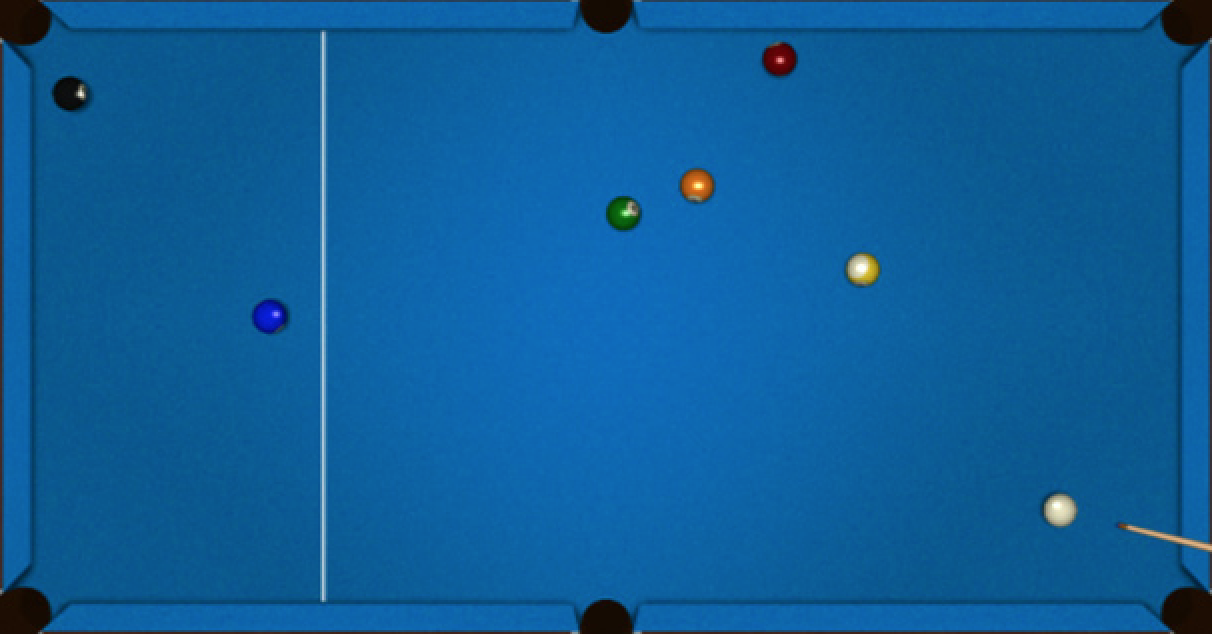
//> input picture Ccode/Edison_physics_cpp/simple_game_crop.png, 1212 x 634 px
$ ./main   (built with g++ and OpenCV 4)
//> lines starting //> are read from the running program, lines starting //| are printed output that depends on the picture
### Ccode/Full Code/mathUtility.h
#ifndef mathUtility_h
#define mathUtility_h

#include "math.h"
#include "opencv2/imgproc/imgproc.hpp"
#include "opencv2/highgui/highgui.hpp"

using namespace cv;

class Vector2D{
public:
	Vector2D(){};
	~Vector2D(){};
	Vector2D(float x_factor, float y_factor){
		this-> x_factor = x_factor;
		this-> y_factor = y_factor;
	}
	Vector2D(Point2f from_point, Point2f to_point){
		x_factor = to_point.x - from_point.x;
		y_factor = to_point.y - from_point.y;
	}

	float getX(){return x_factor;}
	void  setX(float x){this->x_factor = x;}
	float getY(){return y_factor;}
	void  setY(float y){this->y_factor = y;}

	Vector2D getVector(){return Vector2D(x_factor, y_factor);}

	float length(){return sqrt(x_factor * x_factor + y_factor * y_factor);}

	Vector2D add(Vector2D vector){return Vector2D(x_factor + vector.x_factor, y_factor + vector.y_factor);}

	Vector2D subtract(Vector2D vector){return Vector2D(x_factor -vector.x_factor, y_factor - vector.y_factor);}

	Vector2D scale(float scale){return Vector2D(x_factor * scale, y_factor * scale);}

	Vector2D normal(){return Vector2D(y_factor, -1 * x_factor);}

private:
	float x_factor;
	float y_factor;
};


class Linear_function{
public:
	float slope;
	float constant;

	Linear_function(){};
	~Linear_function(){};
	Linear_function(Point2f point1, Point2f point2);
	Linear_function(float slope, float constant);
	Linear_function(Point2f point,Vector2D vector);
	float getValue(float x);
};

int distance(Point2f point1, Point2f point2);


#endif

### Ccode/Full Code/Table.h
#ifndef Table_h
#define Table_h

//#include <stdio.h>
#include <vector>
#include "mathUtility.h"
#include "math.h"


class Pocket{
public:
	Point2f position;
	int number;

	Pocket(){};
	~Pocket(){};
	Pocket(int number, Point2f position);
	int getNumber();
	void setNumber(int number);
	Point2f getPosition();
	void setPosition(Point2f point);
};


class Cue{
public:
	Point2f position;
	Vector2D velocity;

	Cue(){};
	~Cue(){};
	Cue(Point2f position);
	Point2f getPosition();
	void setPosition(Point2f point);
	Vector2D getVelocity();
	void setVelocity(Vector2D velocity);

};


class Table{
public:
	int width;
	int length;

	Pocket pocket1;
	Pocket pocket2;
	Pocket pocket3;
	Pocket pocket4;
	Pocket pocket5;
	Pocket pocket6;

	//Pocket* pockets;
	std::vector<Pocket> pockets;

	Table(){};
	~Table();
	Table(int width, int length);
	int getLength();
	void setLength(int length);
	int getWidth();
	void setWidth(int width);
	Pocket getPocket(int number);
	void showPockets();

private:

};
#endif

### Ccode/Full Code/BilliardGame.h
#ifndef BilliardGame_h
#define BilliardGame_h
#include "stdafx.h"
#include <iostream>
#include "BilliardBall.h"
#include "Table.h"
#include "config.h"
#include <algorithm>
using namespace std;

class BilliardGame{
public:
	Table table;

	BilliardBall whiteBall;
	BilliardBall yellowBall;
	BilliardBall blueBall;
	BilliardBall redBall;
	BilliardBall purpleBall;
	BilliardBall orangeBall;
	BilliardBall greenBall;
	BilliardBall brownBall;
	BilliardBall blackBall;
	BilliardBall strYellowBall;
	BilliardBall strBlueBall;
	BilliardBall strRedBall;
	BilliardBall strPurpleBall;
	BilliardBall strOrangeBall;
	BilliardBall strGreenBall;
	BilliardBall strBrownBall;

	BilliardBall balls[16];

	BilliardGame();
	BilliardGame(vector<Point2f> ballCenters, vector<int> ballIds, vector<float> ballRadii, Size inSize,
		vector<Point2f>* collisionCircles, vector<float>* collisionRadii, vector<Point2f>* shotLines);
	~BilliardGame(){};
	BilliardBall getCollisionPos(BilliardBall* moveBall, BilliardBall* stayBall);
	void transformBall(int num, Vector2D move);
	Pocket getClosestPocket(BilliardBall ball);
	BilliardBall getCollisionPos(Pocket pocket, BilliardBall ball, BilliardBall cueBall);
	bool checkBallInteraction(BilliardBall ball, BilliardBall cueBall);
	Pocket getPocket(BilliardBall ball, BilliardBall cueBall);

};


#endif

### Ccode/Full Code/stdafx.h
// stdafx.h : include file for standard system include files,
// or project specific include files that are used frequently, but
// are changed infrequently
//

#pragma once

#include "targetver.h"

#include <stdio.h>
#include <tchar.h>


// TODO: reference additional headers your program requires here

### Ccode/Edison_physics_cpp/Table.h
#ifndef Table_h
#define Table_h

//#include <stdio.h>
#include <vector>
#include "mathUtility.h"
#include "math.h"


class Pocket{
public:
	Point2f position;
	int number;

	Pocket(){};
	~Pocket(){};
	Pocket(int number, Point2f position);
	int getNumber();
	void setNumber(int number);
	Point2f getPosition();
	void setPosition(Point2f point);
};


class Cue{
public:
	Point2f position;
	Vector2D velocity;

	Cue(){};
	~Cue(){};
	Cue(Point2f position);
	Point2f getPosition();
	void setPosition(Point2f point);
	Vector2D getVelocity();
	void setVelocity(Vector2D velocity);

};


class Table{
public:
	int width;
	int length;

	Pocket pocket1;
	Pocket pocket2;
	Pocket pocket3;
	Pocket pocket4;
	Pocket pocket5;
	Pocket pocket6;

	//Pocket* pockets;
	std::vector<Pocket> pockets;

	Table(){};
	~Table();
	Table(int width, int length);
	int getLength();
	void setLength(int length);
	int getWidth();
	void setWidth(int width);
	Pocket getPocket(int number);
	void showPockets();

private:

};
#endif

### Ccode/Edison_physics_cpp/mathUtility.h
#ifndef mathUtility_h
#define mathUtility_h

#include "math.h"
#include "opencv2/imgproc/imgproc.hpp"
#include "opencv2/highgui/highgui.hpp"

using namespace cv;

class Vector2D{
public:
	Vector2D(){};
	~Vector2D(){};
	Vector2D(float x_factor, float y_factor){
		this-> x_factor = x_factor;
		this-> y_factor = y_factor;
	}
	Vector2D(Point2f from_point, Point2f to_point){
		x_factor = to_point.x - from_point.x;
		y_factor = to_point.y - from_point.y;
	}

	float getX(){return x_factor;}
	void  setX(float x){this->x_factor = x;}
	float getY(){return y_factor;}
	void  setY(float y){this->y_factor = y;}

	Vector2D getVector(){return Vector2D(x_factor, y_factor);}

	float length(){return sqrt(x_factor * x_factor + y_factor * y_factor);}

	Vector2D add(Vector2D vector){return Vector2D(x_factor + vector.x_factor, y_factor + vector.y_factor);}

	Vector2D subtract(Vector2D vector){return Vector2D(x_factor -vector.x_factor, y_factor - vector.y_factor);}

	Vector2D scale(float scale){return Vector2D(x_factor * scale, y_factor * scale);}

	Vector2D normal(){return Vector2D(y_factor, -1 * x_factor);}

private:
	float x_factor;
	float y_factor;
};


class Linear_function{
public:
	float slope;
	float constant;

	Linear_function(){};
	~Linear_function(){};
	Linear_function(Point2f point1, Point2f point2);
	Linear_function(float slope, float constant);
	Linear_function(Point2f point,Vector2D vector);
	float getValue(float x);
};

int distance(Point2f point1, Point2f point2);


#endif

### Ccode/Edison_physics_cpp/BilliardBall.h
#ifndef BilliardBall_h
#define BilliardBall_h
#include "mathUtility.h"

//#include <stdio.h>

class BilliardBall{
public:
	BilliardBall();
	~BilliardBall();
	BilliardBall(int ballNum, float radius, Point2f position);
	void setPosition(float x, float y);
	void setPosition(Point2f point);
	Point2f getPosition();
	int getNumber();
	void setNumber(int number);
	float getRadius();
	void setRadius(float radius);
	Vector2D getVelocity();
	void setVelocity(Vector2D velocity);
	void move(Vector2D move);
	void addVelocity(Vector2D amount);
	bool checkInPocket();
	void setPocket(bool status);

	Point2f position;
	int number;
	int radius;
	Vector2D velocity;
	float speed;
	bool inPocket;
};


#endif

### Ccode/Edison_physics_cpp/BilliardGame.h
#ifndef BilliardGame_h
#define BilliardGame_h

#include <iostream>
#include "BilliardBall.h"
#include "Table.h"
#include "config.h"
using namespace std;

class BilliardGame{
public:
	Table table;

	BilliardBall whiteBall;
	BilliardBall yellowBall;
	BilliardBall blueBall;
	BilliardBall redBall;
	BilliardBall purpleBall;
	BilliardBall orangeBall;
	BilliardBall greenBall;
	BilliardBall brownBall;
	BilliardBall blackBall;
	BilliardBall strYellowBall;
	BilliardBall strBlueBall;
	BilliardBall strRedBall;
	BilliardBall strPurpleBall;
	BilliardBall strOrangeBall;
	BilliardBall strGreenBall;
	BilliardBall strBrownBall;

	BilliardBall balls[16];

	BilliardGame();
	BilliardGame(vector<Point2f> ballCenters, vector<int> ballIds, vector<float> ballRadii, Size inSize,
		vector<Point2f>* collisionCircles, vector<float>* collisionRadii, vector<Point2f>* shotLines);
	~BilliardGame(){};
	BilliardBall getCollisionPos(BilliardBall* moveBall, BilliardBall* stayBall);
	void transformBall(int num, Vector2D move);
	Pocket getClosestPocket(BilliardBall ball);
	BilliardBall getCollisionPos(Pocket pocket, BilliardBall ball, BilliardBall cueBall);

};


#endif

### Ccode/Edison_physics_cpp/mathUtility.cpp
#include "mathUtility.h"

//Point2D::Point2D(){}
//Point2D::~Point2D(){}


int distance(Point2f point1, Point2f point2){
	float x_dis = point1.x - point2.x;
	float y_dis = point1.y - point2.y;

	return sqrt(x_dis * x_dis + y_dis * y_dis);
}

// [39 lines left out: functions checkBetweenTwoPoints, pointIsOnLine, Linear_function, Linear_function, Linear_function, not called in this run]

float Linear_function::getValue(float x){
	return x * slope + constant;
}

### Ccode/Edison_physics_cpp/Table.cpp

//import cv2

//#include "mathUtility.cpp"
//#include <array>
#include "stdafx.h"
#include "Table.h"


Pocket::Pocket(int number, Point2f position){
	this -> position = position;
	this -> number = number;
}

int Pocket::getNumber(){
	return number;
}

void Pocket::setNumber(int number){
	this -> number = number;
}

Point2f Pocket::getPosition(){
	return position;
}

void Pocket::setPosition(Point2f position){
	this -> position = position;
}


Cue::Cue(Point2f position){
	this -> position = position;
}

Point2f Cue::getPosition(){
	return position;
}

void Cue::setPosition(Point2f position){
	this -> position = position;
}

Vector2D Cue::getVelocity(){
	return velocity;
}

// [4 lines left out: function setVelocity, not called in this run]


Table::Table(int width, int length){
	this -> width = width;
	this -> length = length;

	int radius = 30;


	pocket1 = Pocket(1, Point2f(0 + radius,     0 + radius));
	pocket2 = Pocket(2, Point2f(width/2,  		0 + radius/2));
	pocket3 = Pocket(3, Point2f(width - radius, 0 + radius));
	pocket4 = Pocket(4, Point2f(0 + radius,     length - radius ));
	pocket5 = Pocket(5, Point2f(width/2,  		length - radius/2));
	pocket6 = Pocket(6, Point2f(width - radius, length - radius));


	// [11 lines of commented-out code are left out]

	pockets.push_back(pocket1);
	pockets.push_back(pocket2);
	pockets.push_back(pocket3);
	pockets.push_back(pocket4);
	pockets.push_back(pocket5);
	pockets.push_back(pocket6);


}

Table::~Table(){

// [11 lines of commented-out code are left out]
}

int Table::getLength(){
	return length;
}

void Table::setLength(int length){
	this -> length = length;
}

int Table::getWidth(){
	return width;
}

void Table::setWidth(int width){
	this -> width = width;
}

// [4 lines left out: function getPocket, not called in this run]


/*	def showPockets(self, img = None):

		for pocket in self.pockets:
			if img == None:
				print "pocket ", pocket.number, " loacted at: (", pocket.position.x, ",", pocket.position.y, ")"
			else:
				cv2.circle(img,(int(pocket.position.x),int(pocket.position.y)), 30, (0,0,255), 2)
				font = cv2.FONT_HERSHEY_SIMPLEX
				cv2.putText(img, str(pocket.number), (pocket.position.x, pocket.position.y), font, 1, (0,0,255), 2)
*/

### Ccode/Edison_physics_cpp/BilliardBall.cpp
#include "stdafx.h"
#include "BilliardBall.h"
//#include "mathUtility.cpp"


BilliardBall::BilliardBall(int ballNum, float radius, Point2f position){
	this-> number = ballNum;
	this-> radius = radius;
	this-> position = position;
	this-> velocity = Vector2D(0,0);
	this-> speed = 0;
	this-> inPocket = false;
}

BilliardBall::BilliardBall(){}

BilliardBall::~BilliardBall(){}

// [4 lines left out: function setPosition, not called in this run]

void BilliardBall::setPosition(Point2f point){
	position = point;
}

Point2f BilliardBall::getPosition(){
	return position;
}

int BilliardBall::getNumber(){
	return number;
}

void BilliardBall::setNumber(int number){
	this-> number = number;
}

float BilliardBall::getRadius(){
	return radius;
}

void BilliardBall::setRadius(float radius){
	this-> radius = radius;
}

Vector2D BilliardBall::getVelocity(){
	return velocity;
}

void BilliardBall::setVelocity(Vector2D velocity){
	this -> velocity = velocity;
	this -> speed = velocity.length();
}

// [10 lines left out: functions move, addVelocity, not called in this run]

bool BilliardBall::checkInPocket(){
	return inPocket;
}

void BilliardBall::setPocket(bool status){
	inPocket = status;
}

### Ccode/Edison_physics_cpp/BilliardGame.cpp
#include "stdafx.h"
#include "BilliardGame.h"


BilliardGame::BilliardGame(){
	table = Table(1212, 634);

	whiteBall =  BilliardBall(0, 18, Point2f(0,0));
	yellowBall = BilliardBall(1, 18, Point2f(0,0));
	blueBall =   BilliardBall(2, 18, Point2f(0,0));
	redBall =    BilliardBall(3, 18, Point2f(0,0));
	purpleBall = BilliardBall(4, 18, Point2f(0,0));
	orangeBall = BilliardBall(5, 18, Point2f(0,0));
	greenBall =  BilliardBall(6, 18, Point2f(0,0));
	brownBall =  BilliardBall(7, 18, Point2f(0,0));
	blackBall =  BilliardBall(8, 18, Point2f(0,0));
	strYellowBall = BilliardBall(9, 18, Point2f(0,0));
	strBlueBall =   BilliardBall(10, 18, Point2f(0,0));
	strRedBall =    BilliardBall(11, 18, Point2f(0,0));
	strPurpleBall = BilliardBall(12, 18, Point2f(0,0));
	strOrangeBall = BilliardBall(13, 18, Point2f(0,0));
	strGreenBall =  BilliardBall(14, 18, Point2f(0,0));
	strBrownBall =  BilliardBall(15, 18, Point2f(0,0));

	balls[0] = whiteBall;
	balls[1] = yellowBall;
	balls[2] = blueBall;
	balls[3] = redBall;
	balls[4] = purpleBall;
	balls[5] = orangeBall;
	balls[6] = greenBall;
	balls[7] = brownBall;
	balls[8] = blackBall;
	balls[9] = strYellowBall;
	balls[10] = strBlueBall;
	balls[11] = strRedBall;
	balls[12] = strPurpleBall;
	balls[13] = strOrangeBall;
	balls[14] = strGreenBall;
	balls[15] = strBrownBall;
}

// [191 lines left out: functions BilliardGame, getCollisionPos, checkBallInteraction, getCollisionPos, not called in this run]


void BilliardGame::transformBall(int num, Vector2D move){
	balls[num].move(move);
}


Pocket BilliardGame::getClosestPocket(BilliardBall ball){

	float min_dist = INFINITY;
	int pocket_num = 0;

	for(int i = 0; i < 6; i++){

		float dist = distance(ball.position, table.pockets[i].position);
		if(dist < min_dist){
			min_dist = dist;
			pocket_num = table.pockets[i].number;
		}
	}
	return table.pockets[pocket_num - 1];
}


// [69 lines left out: function getPocket, not called in this run]

### Ccode/Edison_physics_cpp/main.cpp
#include "BilliardGame.h"
#include "opencv2/imgproc/imgproc.hpp"
#include "opencv2/highgui/highgui.hpp"

using namespace cv;
using namespace std;


int main(){
	cout<<"____________________________________________________"<<endl;
	cout<<"                                                    "<<endl;
	cout<<"          Pool Ball Game Simulation begin           "<<endl;
	cout<<"____________________________________________________\n\n"<<endl;


	Mat img = imread("simple_game_crop.png" ,CV_LOAD_IMAGE_COLOR);
//> img is the input picture: 634 rows x 1212 cols, CV_8UC3; mean B, G, R 152.6, 93.2, 14


	BilliardGame bg = BilliardGame();

	Point2f white_ball_pos  = Point2f(1061.0, 510.0);
	Point2f yellow_ball_pos = Point2f(863.0, 268.0);
	Point2f blue_ball_pos = Point2f(271.0, 316.0);
	Point2f brown_ball_pos = Point2f(780.0, 58.0);
	Point2f orange_ball_pos = Point2f(698.0, 185.0);
	Point2f green_ball_pos = Point2f(624.0, 213.0);
	Point2f black_ball_pos = Point2f(71.0, 92.0);
	Vector2D sim_velocity = Vector2D(white_ball_pos, yellow_ball_pos).scale(0.5);


    Point2f testpoint = Point2f(0, 0);


	bg.balls[0].setPosition(white_ball_pos);
	bg.balls[9].setPosition(yellow_ball_pos);
	bg.balls[2].setPosition(blue_ball_pos);
	bg.balls[5].setPosition(orange_ball_pos);
	bg.balls[6].setPosition(green_ball_pos);
	bg.balls[7].setPosition(brown_ball_pos);
	bg.balls[8].setPosition(black_ball_pos);


	bg.balls[0].setVelocity(sim_velocity);


	BilliardBall white = bg.balls[0];
	circle(img, white.position, white.radius, Scalar(0,0,255), 2);
//> white.position = Point(1061, 510)

	BilliardBall yellow = bg.balls[9];
	circle(img, yellow.position, yellow.radius, Scalar(0,0,255), 2);
//> yellow.position = Point(863, 268)


	BilliardBall blue = bg.balls[2];
	circle(img, blue.position, blue.radius, Scalar(0,0,255), 2);
//> blue.position = Point(271, 316)

	BilliardBall orange = bg.balls[5];
	circle(img, orange.position, orange.radius, Scalar(0,0,255), 2);
//> orange.position = Point(698, 185)

	BilliardBall green = bg.balls[6];
	circle(img, green.position, green.radius, Scalar(0,0,255), 2);
//> green.position = Point(624, 213)

	BilliardBall brown = bg.balls[7];
	circle(img, brown.position, brown.radius, Scalar(0,0,255), 2);
//> brown.position = Point(780, 58)

	BilliardBall black = bg.balls[8];
	circle(img, black.position, black.radius, Scalar(0,0,255), 2);
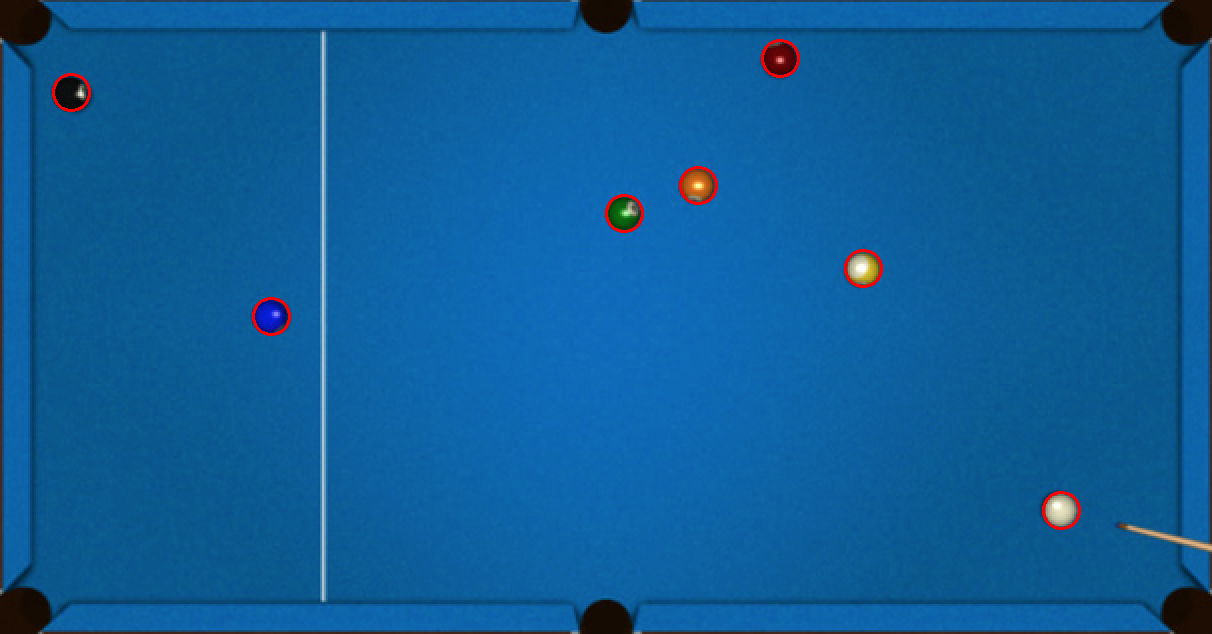
//> img: 634 rows x 1212 cols, CV_8UC3; mean B, G, R 152.2, 92.9, 14.7
//> black.position = Point(71, 92)


	// [6 lines of commented-out code are left out]
	cout << "the best pocket to yellow is: " << bg.getPocket(yellow, white).number << endl;
//> (this line was passed over: getPocket is not available in this run)
	cout << "the closest pocket to yellow is: " << bg.getClosestPocket(yellow).number << endl;
//> the loop in getClosestPocket, `for(int i = 0; i < 6; i++)` made 6 passes
//> (x_dis in distance, y_dis in distance, ball.position, dist, min_dist) on pass 1: (833, 238, Point(863, 268), 866, 866)
//> (x_dis in distance, y_dis in distance, dist, min_dist) on pass 2: (257, 253, 360, 360)
//> after the loop in getClosestPocket, `for(int i = 0; i < 6; i++)`: min_dist = 360; pocket_num = 2
//| the closest pocket to yellow is: 2

	cout << "check cue ball and orange ball interaction " << bg.checkBallInteraction(white, orange) << endl;
//> (this line was passed over: checkBallInteraction is not available in this run)
	cout << "check cue ball and yellow ball interaction " << bg.checkBallInteraction(white, yellow) << endl;
//> (this line was passed over: checkBallInteraction is not available in this run)
	cout << "check cue ball and brown ball interaction " << bg.checkBallInteraction(white, brown) << endl;
//> (this line was passed over: checkBallInteraction is not available in this run)
	cout << "check cue ball and blue ball interaction " << bg.checkBallInteraction(white, blue) << endl;
//> (this line was passed over: checkBallInteraction is not available in this run)


	//cout << "collision point is at: ("<< haloBall.position.x << "," << haloBall.position.y << ")" << endl;

	yellow = bg.balls[9];

	//cout << "After collision: \n       yellow ball speed is: " << yellow.speed << endl;

	imshow("window",img);
	waitKey(0);

}

/*
	def simulate(self):

		print "____________________________________________________"
		print "                                                    "
		print "          Pool Ball Game Simulation begin           "
		print "____________________________________________________\n\n"
		img = cv2.imread('simple_game_crop.png')
		height, width, channels = img.shape
		print "image width: ", width
		print "image height: ", height

		white_ball_pos  = Point2f(1061.0, 510.0)
		yellow_ball_pos = Point2f(863.0, 268.0)
		blue_ball_pos = Point2f(271.0, 316.0)
		brown_ball_pos = Point2f(780.0, 58.0)
		orange_ball_pos = Point2f(698.0, 185.0)
		green_ball_pos = Point2f(624.0, 213.0)
		black_ball_pos = Point2f(71.0, 92.0)

		sim_velocity = Vector2D(from_point = white_ball_pos, to_point = yellow_ball_pos).scale(0.5)


		self.balls[0].setPosition(point = white_ball_pos)
		self.balls[9].setPosition(point = yellow_ball_pos)
		self.balls[2].setPosition(point = blue_ball_pos)
		self.balls[5].setPosition(point = orange_ball_pos)
		self.balls[6].setPosition(point = green_ball_pos)
		self.balls[7].setPosition(point = brown_ball_pos)
		self.balls[8].setPosition(point = black_ball_pos)

		# check balls have velocity or not
		self.balls[0].setVelocity(sim_velocity)

		#p = Point2f(0,0)

		white = self.balls[0]
		cv2.circle(img,(int(white.position.x),int(white.position.y)), white.radius, (0,0,255), 2)

		yellow = self.balls[9]
		cv2.circle(img,(int(yellow.position.x),int(yellow.position.y)), yellow.radius, (0,0,255), 2)


		blue = self.balls[2]
		cv2.circle(img,(int(blue.position.x),int(blue.position.y)), blue.radius, (0,0,255), 2)

		orange = self.balls[5]
		cv2.circle(img,(int(orange.position.x),int(orange.position.y)), orange.radius, (0,0,255), 2)

		green = self.balls[6]
		cv2.circle(img,(int(green.position.x),int(green.position.y)), green.radius, (0,0,255), 2)

		brown = self.balls[7]
		cv2.circle(img,(int(brown.position.x),int(brown.position.y)), brown.radius, (0,0,255), 2)

		black = self.balls[8]
		cv2.circle(img,(int(black.position.x),int(black.position.y)), black.radius, (0,0,255), 2)


		p = self.getCollisionPos(self.balls[0], self.balls[9])


		print "white ball located at: (", white.position.x, ",", white.position.y, ")"
		print "white ball speed is: ", white.speed
		print "yellow ball located at: (", yellow.position.x, ",", yellow.position.y, ")"
		print "the closest pocket to yellow is: ", self.getClosestPocket(yellow)
		print "collision point is at: (", p.x, ",", p.y, ")"

		yellow = self.balls[9]

		print "After collision: \n       yellow ball speed is: ", yellow.speed


		cv2.line(img, (int(white.position.x),int(white.position.y)), (int(white.position.x+white.velocity.x_factor),
			int(white.position.y+white.velocity.y_factor)), (0,0,255), 2)


		cv2.line(img, (int(yellow.position.x),int(yellow.position.y)), (int(yellow.position.x+yellow.velocity.x_factor),
			int(yellow.position.y+yellow.velocity.y_factor)), (0,0,255), 2)


		cv2.circle(img,(int(p.x),int(p.y)), white.radius, (0,0,255), 2)

		q = self.haloBall
		cv2.line(img, (int(q.position.x),int(q.position.y)), (int(q.position.x+q.velocity.x_factor),int(q.position.y+q.velocity.y_factor)), (0,0,255), 2)


		self.table.showPockets(img)

		cv2.imshow('image',img)
		cv2.waitKey(0)
		cv2.destroyAllWindows()


		print "\n\n##########simulation terminated successfully##########\n"


if __name__ == '__main__':
	g = BilliardGame()
	g.simulate()
*/
